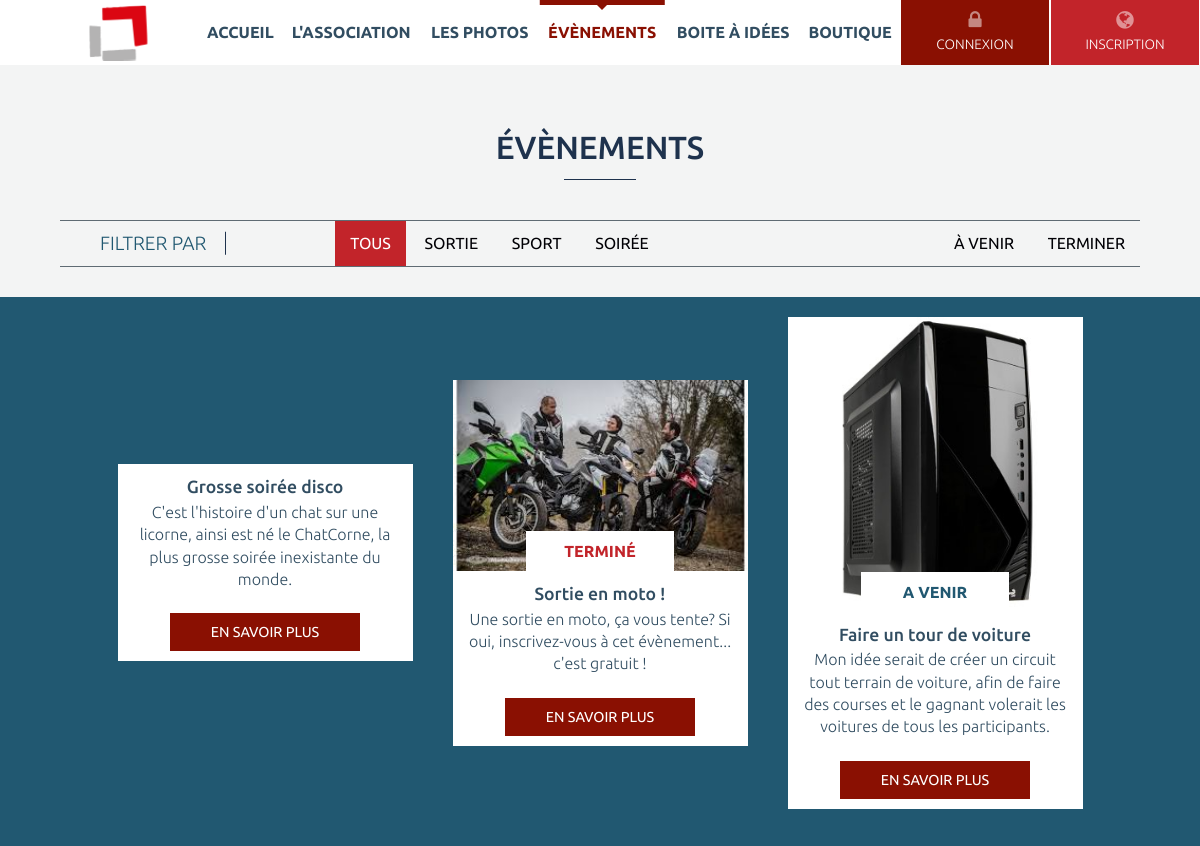
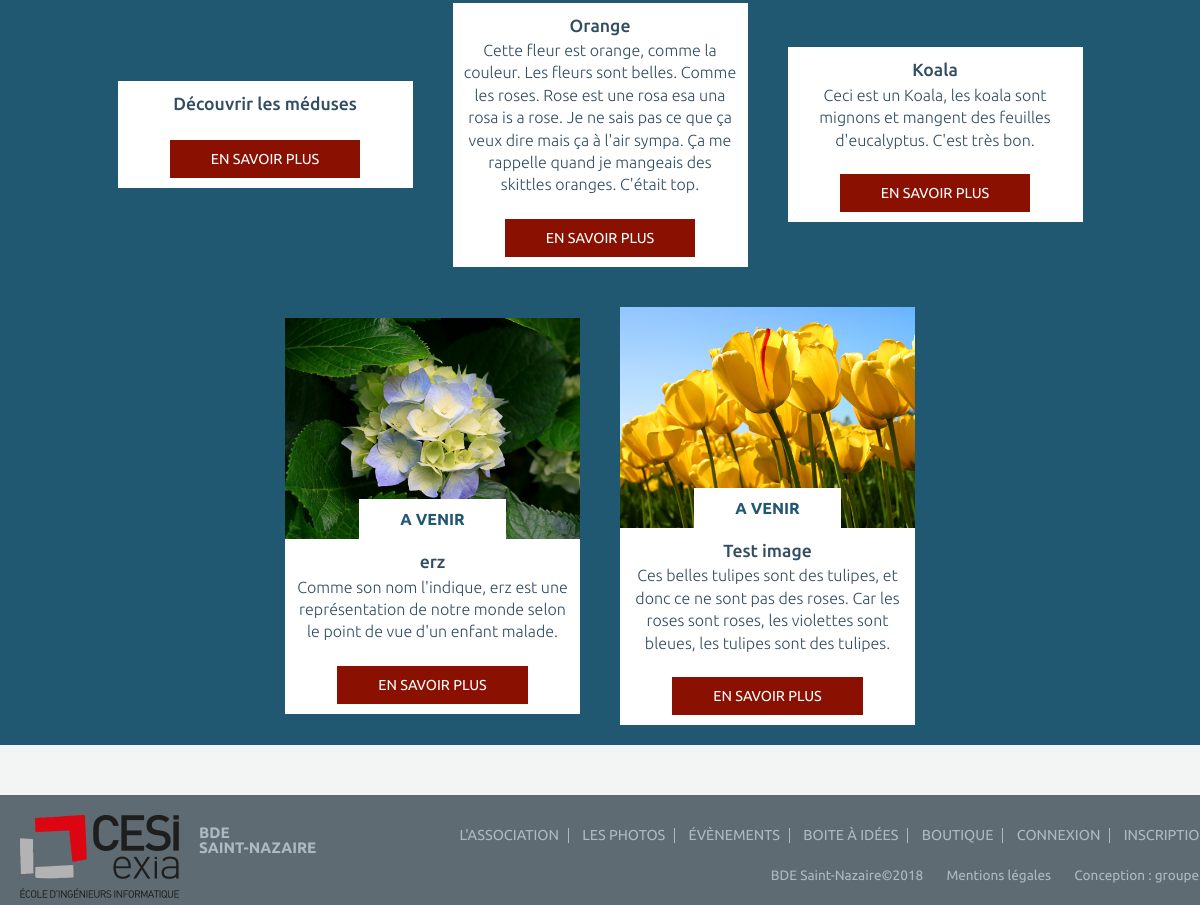
The page /event-list on the database its author committed (2 pictures, top to bottom).
### tables this page shows
CREATE TABLE `evenements` (
  `Id` int(11) NOT NULL,
  `Nom` varchar(50) NOT NULL,
  `Description` text NOT NULL,
  `Image` text NOT NULL,
  `Type` int(11) NOT NULL COMMENT '1 : sortie, 2 : sport, 3 : soirée, 4 : autres',
  `Date` date NOT NULL,
  `Statut` tinyint(4) NOT NULL DEFAULT '0' COMMENT '0 : à venir    1 : passé',
  `Visibilite` tinyint(4) NOT NULL DEFAULT '1' COMMENT '0 : invisible    1 : visible',
  `Inscrits` text NOT NULL
);

### include/common.php (called while the page is built, shortened)
<?php
$page = '';
function init() {
    load_content();
}
function get_base_path() {
    $base_path = str_replace('index.php', '', $_SERVER['PHP_SELF']);
    return $base_path;
}
function load_content() {
    global $page;
    $pages = array(
        'accueil' => array(
            'title' => "accueil",
            'file' => 'accueil.php',
        ),
        'bde' => array(
            'title' => "bde",
            'file' => 'bde.php',
        ),
        'box' => array(
            'title' => "box",
            'file' => 'box.php',
        ),
        'event-list' => array(
            'title' => "event-list",
            'file' => 'event-list.php',
        ),
        'event.php' => array(
            'title' => "event.php",
            'file' => 'event.php',
        ),
        'photos' => array(
            'title' => "photos",
            'file' => 'photos.php',
        ),
        'register' => array(
            'title' => "register",
            'file' => 'register.php',
        ),
        'notice' => array(
            'title' => "notice",
            'file' => 'notice.php',
        ),
        'terms' => array(
            'title' => "terms",
            'file' => 'terms.php',
        ),
        'boutique' => array(
            'title' => "boutique",
            'file' => 'boutique.php',
        ),
    );
    if (array_key_exists($page, $pages)) {
        include (TEMPLATE_PATH . $pages[$page]['file']);
    } else {
        header('Location:' . get_base_path() . 'accueil');
    }
}

### pages/event-list.php (the view, shortened to what this page needs)
<?php
$bdd = new PDO('mysql:host=localhost;dbname=projetweb;charset=utf8', 'root', '');
?>
<section id="event-list">
    <div class="inner">
        <h2 class="actu-title"> évènements</h2>
        <div id="filter">
            <div class="filter-title">Filtrer par</div>
            <div class="filter-form">
                <ul>
                    <li><a class="active" href="#" id="sortall">Tous</a></li>
                    <li><a href="#" id="sort1">Sortie</a></li>
                    <li><a href="#" id="sort2">Sport</a></li>
                    <li><a href="#" id="sort3">Soirée</a></li>
                </ul>
                <ul class="sort-time">
                    <li><a href="#" id="sort4">à venir</a></li>
                    <li><a href="#" id="sort5">Terminer</a></li>
                </ul>
            </div>
        </div>
        <div id="event-list-inner">
            <?php
            $reponse = $bdd->query('SELECT * FROM evenements ORDER BY Id DESC');
            while ($donnees = $reponse->fetch()) {
                ?>
                <div class="event-list-bloc <?php echo $donnees['Type']; ?>" statut="<?php echo $donnees['Statut']; ?>">
                    <div class="event-list-view">
                        <img src="img/local/events/<?php echo $donnees['Image']; ?> " alt="" />
                        <?php
                        if($donnees['Statut']==1) {
                            echo '<div class="topic" style="color:#C2242A;">Terminé</div>';
                        }
                        else {
                            echo "<div class='topic' style='color:#215871;'>A venir</div>";
                        } ?>
                    </div>
                    <div class="event-list-desc">
                        <h3><?php echo $donnees['Nom']; ?></h3>
                        <p><?php echo $donnees['Description']; ?></p>
                    </div>
                    <div class="event-fonctions">
                        <form method='post' action='event.php'>
                            <input class="more-info" type='submit' value="En savoir plus">
                        </form>
                    </div>
                </div>
                <?php
            }
            ?>
        </div>
    </div>
</section>

### css/gen/main-l.css (style rules this page uses)
.inner, .profile, .tabs { position: relative; width: 1200px; margin: 0 auto; }
section { clear: both; width: 100%; }
section .inner { overflow: hidden; }
body { overflow: hidden; position: relative; min-width: 1200px; width: 100%; margin: 0; padding: 0; color: #314d61; font: 300 100%/1.4em 'Ubuntu', sans-serif; background: #f3f4f4; }
p { margin: 0 0 .8em; }
h1, .actu-title { position: relative; padding: 60px 0 0 0; margin-bottom: 50px; color: #1e324d; font: 500 2em/1.4em 'Ubuntu', sans-serif; text-align: center; text-transform: uppercase; }
h1:after, .actu-title:after { position: absolute; content: ""; left: 50%; bottom: -10px; width: 6%; height: 1px; -webkit-transform: translate(-50%,0); -moz-transform: translate(-50%,0); -ms-transform: translate(-50%,0); -o-transform: translate(-50%,0); background: #1e324d; }
h2 { position: relative; font: 500 1.2em/1.2em "Ubuntu", sans-serif; }
h3 { font: 500 1.1em/1.5em 'Ubuntu', sans-serif; }
a { text-decoration: none; color: #3897c1; }
.topic { position: absolute; left: 0; right: 0; bottom: 0; width: 50%; padding: 0 15px; margin: 0 auto; font: 700 1em/40px "Ubuntu", sans-serif; text-align: center; text-transform: uppercase; background: #FFF; }
#event-list-inner { display: flex; flex-flow: row wrap; justify-content: center; align-items: center; background: #215871; }
#event-list-inner .event-list-bloc { position: relative; width: calc(25% - 5px); overflow: hidden; margin: 20px; vertical-align: top; background: #FFF; }
#event-list-inner .event-list-bloc .event-list-view { position: relative; }
#event-list-inner .event-list-bloc .event-list-view img { position: relative; display: block; width: 100%; height: auto; }
#event-list-inner .event-list-desc { padding: 10px; text-align: center; }
#event-list { padding: 0 0 50px 0; background: #f3f4f4; }
#event-list .event-fonctions { text-align: center; }
#event-list .event-fonctions input { margin-bottom: 10px; }
#filter { position: relative; border-top: 1px solid #5f6b73; border-bottom: 1px solid #5f6b73; margin: 0 5% 30px; text-align: center; }
#filter .filter-title { position: absolute; padding: 0 40px; color: #215871; font: 300 1.2em/45px 'Ubuntu', sans-serif; text-transform: uppercase; vertical-align: top; }
#filter .filter-title:after { position: absolute; content: ""; top: 50%; right: 20px; width: 1px; height: 50%; -webkit-transform: translate(0,-50%); -moz-transform: translate(0,-50%); -ms-transform: translate(0,-50%); -o-transform: translate(0,-50%); background: #1e324d; }
#filter .filter-form { display: inline-block; vertical-align: top; width: 100%; }
#filter .filter-form ul { display: inline-block; }
#filter .filter-form ul li { display: inline-block; font: 400 1em/45px 'Ubuntu', sans-serif; text-transform: uppercase; }
#filter .filter-form ul li a { display: block; padding: 0 15px; color: #010005; }
#filter .filter-form ul li a.active { background: #C2242A; color: #FFF; }
#filter .filter-form .sort-time { float: right; }
input[type=submit] { position: relative; display: inline-block; padding: 0 40px; font: 400 .9em/36px 'Ubuntu', sans-serif; color: #FFF; text-decoration: none; background: #8A1002; border: 1px solid #8A1002; cursor: pointer; text-transform: uppercase; }

### rows shown on the page
evenements: Nom "Grosse soirée disco", Description "C'est l'histoire d'un chat sur une licorne, ainsi est né le ChatCorne, la plus grosse soirée inexistante du monde."
evenements: Image (picture), Statut "TERMINÉ", Nom "Sortie en moto !", Description "Une sortie en moto, ça vous tente? Si oui, inscrivez-vous à cet évènement... c'est gratuit !"
evenements: Image (picture), Statut "A VENIR", Nom "Faire un tour de voiture", Description "Mon idée serait de créer un circuit tout terrain de voiture, afin de faire des courses et le gagnant volerait les voitures de tous les participants."
evenements: Nom "Découvrir les méduses"
evenements: Nom "Orange", Description "Cette fleur est orange, comme la couleur. Les fleurs sont belles. Comme les roses. Rose est une rosa esa una rosa is a rose. Je ne sais pas ce que ça veux dire mais ça à l'air sympa. Ça me rappelle quand je mangeais des skittles oranges. C'était top."
evenements: Nom "Koala", Description "Ceci est un Koala, les koala sont mignons et mangent des feuilles d'eucalyptus. C'est très bon."
evenements: Image (picture), Statut "A VENIR", Nom "erz", Description "Comme son nom l'indique, erz est une représentation de notre monde selon le point de vue d'un enfant malade."
evenements: Image (picture), Statut "A VENIR", Nom "Test image", Description "Ces belles tulipes sont des tulipes, et donc ce ne sont pas des roses. Car les roses sont roses, les violettes sont bleues, les tulipes sont des tulipes."
